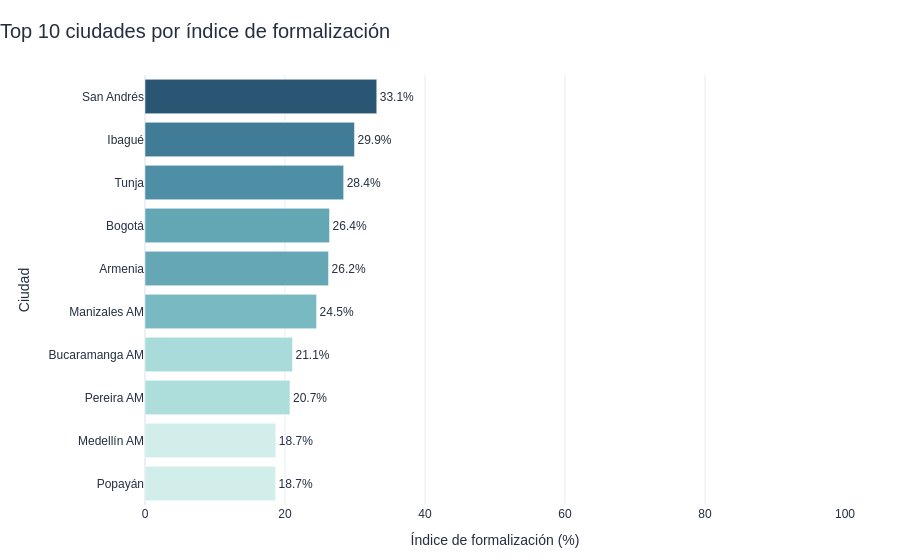

Source (notebook cell):
### Code cell
fig_formalizacion = px.bar(
    formalizacion_top10,
    x="indice_formalizacion_pct",
    y="ciudad",
    orientation="h",
    text="indice_formalizacion_pct",
    title="Top 10 ciudades por índice de formalización",
    labels={
        "ciudad": "Ciudad",
        "indice_formalizacion_pct": "Índice de formalización (%)",
    },
    color="indice_formalizacion_pct",
    color_continuous_scale=px.colors.sequential.Teal,
    template="plotly_white",
)
fig_formalizacion.update_traces(
    texttemplate="%{text:.1f}%",
    textposition="outside",
    cliponaxis=False,
)
fig_formalizacion.update_layout(
    title={"x": 0, "xanchor": "left", "font": {"size": 20}},
    font={"family": "Arial, sans-serif", "size": 12, "color": "#243042"},
    xaxis={"title": "Índice de formalización (%)", "range": [0, 100], "showgrid": True, "gridcolor": "#E8EDF2"},
    yaxis={"title": "Ciudad", "categoryorder": "array", "categoryarray": formalizacion_top10["ciudad"].tolist(), "autorange": "reversed"},
    coloraxis_showscale=False,
    margin={"l": 145, "r": 55, "t": 75, "b": 55},
)
fig_formalizacion.show()

### Figure 1 — Plotly figure (JSON) as saved in the notebook; plotly's stock layout.template omitted (floating-point values rounded to 4 significant figures)
{"data": [{"cliponaxis": false, "hovertemplate": "Índice de formalización (%)=%{marker.color}<br>Ciudad=%{y}<extra></extra>", "legendgroup": "", "marker": {"color": [33.11, 29.93, 28.38, 26.36, 26.22, 24.51, 21.07, 20.71, 18.69, 18.66], "coloraxis": "coloraxis", "pattern": {"shape": ""}}, "name": "", "orientation": "h", "showlegend": false, "text": [33.11, 29.93, 28.38, 26.36, 26.22, 24.51, 21.07, 20.71, 18.69, 18.66], "textposition": "outside", "texttemplate": "%{text:.1f}%", "type": "bar", "x": [33.11, 29.93, 28.38, 26.36, 26.22, 24.51, 21.07, 20.71, 18.69, 18.66], "xaxis": "x", "y": ["San Andrés", "Ibagué", "Tunja", "Bogotá", "Armenia", "Manizales AM", "Bucaramanga AM", "Pereira AM", "Medellín AM", "Popayán"], "yaxis": "y"}], "layout": {"barmode": "relative", "coloraxis": {"autocolorscale": false, "colorbar": {"title": {"text": "Índice de formalización (%)"}}, "colorscale": [[0, "rgb(209, 238, 234)"], [0.1667, "rgb(168, 219, 217)"], [0.3333, "rgb(133, 196, 201)"], [0.5, "rgb(104, 171, 184)"], [0.6667, "rgb(79, 144, 166)"], [0.8333, "rgb(59, 115, 143)"], [1, "rgb(42, 86, 116)"]], "showscale": false}, "font": {"color": "#243042", "family": "Arial, sans-serif", "size": 12}, "legend": {"tracegroupgap": 0}, "margin": {"b": 55, "l": 145, "r": 55, "t": 75}, "title": {"font": {"size": 20}, "text": "Top 10 ciudades por índice de formalización", "x": 0, "xanchor": "left"}, "xaxis": {"anchor": "y", "domain": [0, 1], "gridcolor": "#E8EDF2", "range": [0, 100], "showgrid": true, "title": {"text": "Índice de formalización (%)"}}, "yaxis": {"anchor": "x", "autorange": "reversed", "categoryarray": ["San Andrés", "Ibagué", "Tunja", "Bogotá", "Armenia", "Manizales AM", "Bucaramanga AM", "Pereira AM", "Medellín AM", "Popayán"], "categoryorder": "array", "domain": [0, 1], "title": {"text": "Ciudad"}}}}
